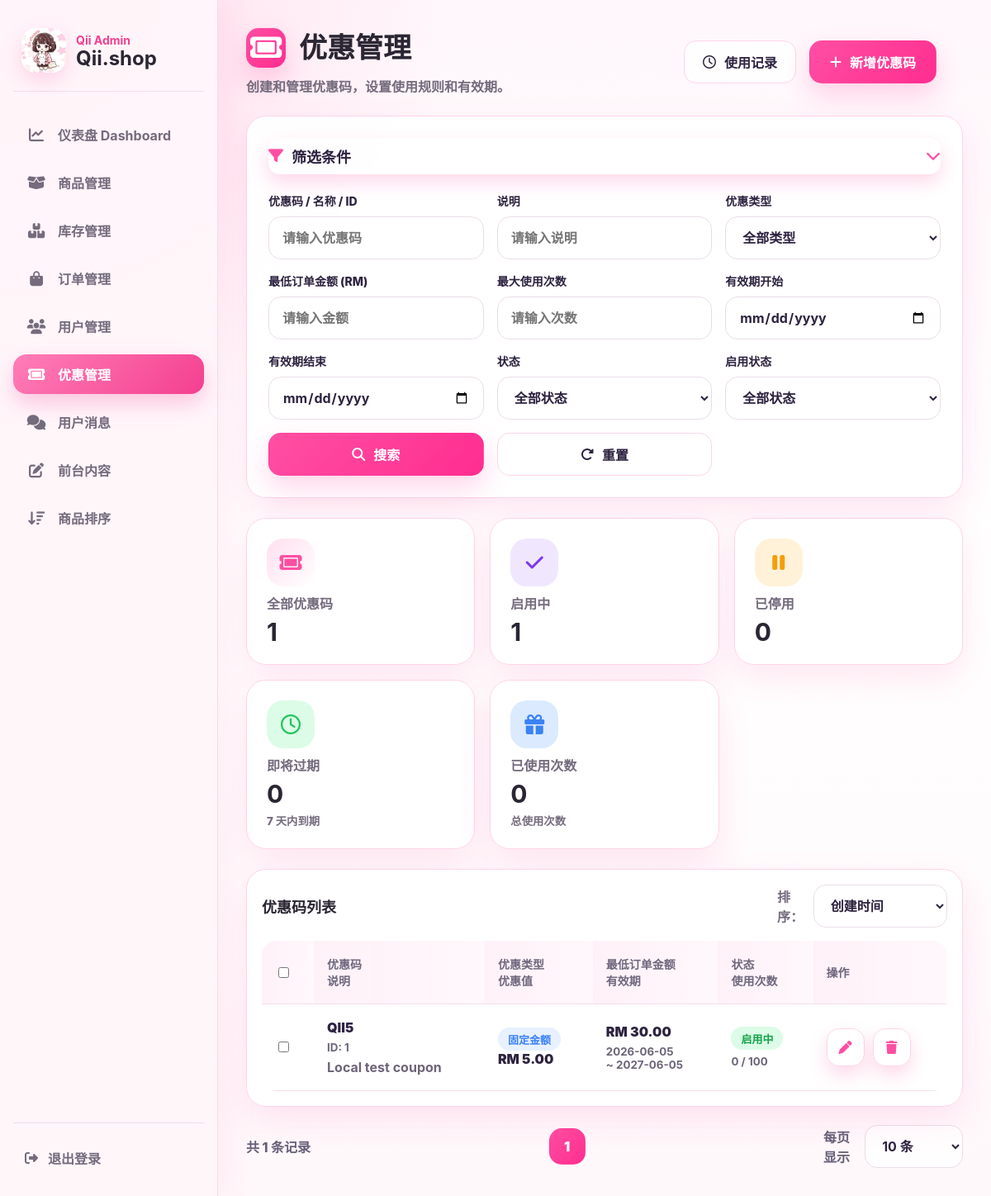
The page /a9sd8f7sd9f_admin/discount_center.php (signed in) on the database its author committed.
### tables this page shows
CREATE TABLE IF NOT EXISTS coupons (
  id INT AUTO_INCREMENT PRIMARY KEY,
  code VARCHAR(80) NOT NULL UNIQUE,
  description VARCHAR(255) NULL,
  discount_amount DECIMAL(10,2) NOT NULL DEFAULT 0.00,
  min_order DECIMAL(10,2) NOT NULL DEFAULT 0.00,
  start_date DATE NULL,
  end_date DATE NULL,
  status VARCHAR(30) NOT NULL DEFAULT 'active',
  max_usage INT NULL,
  used_count INT NOT NULL DEFAULT 0,
  created_at DATETIME NOT NULL DEFAULT CURRENT_TIMESTAMP
);

### a9sd8f7sd9f_admin/discount_center.php (the view, shortened to what this page needs)
<?php
require_once __DIR__ . '/config.php';
function coupon_type_label(array $coupon): string {
    $amount = (float)($coupon['discount_amount'] ?? 0);
    return '固定金额';
}
function coupon_value_text(array $coupon): string {
    $type = coupon_type_label($coupon);
    $amount = (float)($coupon['discount_amount'] ?? 0);
    return 'RM ' . number_format($amount, 2);
}
function coupon_status(array $coupon): array {
    $today = date('Y-m-d');
    return ['启用中', 'active'];
}
$search = trim($_GET['search'] ?? '');
$description = trim($_GET['description'] ?? '');
$minOrder = trim($_GET['min_order'] ?? '');
$maxUsage = trim($_GET['max_usage'] ?? '');
$startDate = trim($_GET['start_date'] ?? '');
$endDate = trim($_GET['end_date'] ?? '');
$sort = $_GET['sort'] ?? 'created_desc';
$limit = max(10, min(50, (int)($_GET['limit'] ?? 10)));
$page = max(1, (int)($_GET['page'] ?? 1));
$offset = ($page - 1) * $limit;
$where = [];
$params = [];
$whereSql = $where ? 'WHERE ' . implode(' AND ', $where) : '';
$orderSql = match ($sort) {
    'code_asc' => 'code ASC',
    'usage_desc' => 'used_count DESC',
    'end_asc' => 'end_date ASC',
    default => 'id DESC',
};
$countStmt = $pdo->prepare("SELECT COUNT(*) FROM coupons $whereSql");
$countStmt->execute($params);
$totalRows = (int)$countStmt->fetchColumn();
$totalPages = max(1, (int)ceil($totalRows / $limit));
$stmt = $pdo->prepare("SELECT * FROM coupons $whereSql ORDER BY $orderSql LIMIT $limit OFFSET $offset");
$stmt->execute($params);
$coupons = $stmt->fetchAll(PDO::FETCH_ASSOC);
$stats = [
    'all' => (int)$pdo->query("SELECT COUNT(*) FROM coupons")->fetchColumn(),
    'active' => (int)$pdo->query("SELECT COUNT(*) FROM coupons WHERE status='active' AND end_date >= CURDATE()")->fetchColumn(),
    'inactive' => (int)$pdo->query("SELECT COUNT(*) FROM coupons WHERE status!='active'")->fetchColumn(),
    'soon' => (int)$pdo->query("SELECT COUNT(*) FROM coupons WHERE end_date BETWEEN CURDATE() AND DATE_ADD(CURDATE(), INTERVAL 7 DAY)")->fetchColumn(),
    'used' => (int)$pdo->query("SELECT COALESCE(SUM(used_count),0) FROM coupons")->fetchColumn(),
];
?>
<!DOCTYPE html>
<html lang="zh-CN">
<head>
  <link rel="stylesheet" href="https://cdnjs.cloudflare.com/ajax/libs/font-awesome/6.5.0/css/all.min.css">
  <link rel="stylesheet" href="css/discount_admin.css?v=20260604b">
</head>
<body>
<?php include 'includes/admin_header.php'; ?>
<main class="main discount-page">
  <header class="discount-topbar">
    <div class="title-wrap">
      <h1><i class="fa-solid fa-ticket"></i> 优惠管理</h1>
      <p>创建和管理优惠码，设置使用规则和有效期。</p>
    </div>
    <a class="outline-action desktop-only" href="#coupon-list"><i class="fa-regular fa-clock"></i> 使用记录</a>
    <button class="primary-action" type="button" onclick="document.getElementById('couponCreate').classList.toggle('open')"><i class="fa-solid fa-plus"></i> 新增优惠码</button>
  </header>
  <section class="filter-panel glass-panel">
    <button class="filter-title" type="button" data-filter-toggle><span><i class="fa-solid fa-filter"></i> 筛选条件</span><i class="fa-solid fa-chevron-down"></i></button>
    <form method="get" class="discount-filter">
      <label><span>优惠码 / 名称 / ID</span><input name="search" value="<?= htmlspecialchars($search) ?>" placeholder="请输入优惠码"></label>
      <label><span>说明</span><input name="description" value="<?= htmlspecialchars($description) ?>" placeholder="请输入说明"></label>
      <label><span>优惠类型</span><select name="type"><option value="">全部类型</option></select></label>
      <label><span>最低订单金额 (RM)</span><input type="number" step="0.01" name="min_order" value="<?= htmlspecialchars($minOrder) ?>" placeholder="请输入金额"></label>
      <label><span>最大使用次数</span><input type="number" name="max_usage" value="<?= htmlspecialchars($maxUsage) ?>" placeholder="请输入次数"></label>
      <label><span>有效期开始</span><input type="date" name="start_date" value="<?= htmlspecialchars($startDate) ?>"></label>
      <label><span>有效期结束</span><input type="date" name="end_date" value="<?= htmlspecialchars($endDate) ?>"></label>
      <label><span>状态</span><select name="status"><option value="">全部状态</option></select></label>
      <label><span>启用状态</span><select name="enabled"><option value="">全部状态</option></select></label>
      <button type="submit" class="search-btn"><i class="fa-solid fa-magnifying-glass"></i> 搜索</button>
      <a href="discount_center.php" class="reset-btn"><i class="fa-solid fa-rotate-right"></i> 重置</a>
    </form>
  </section>
  <section class="discount-stats">
    <article><span><i class="fa-solid fa-ticket"></i></span><p>全部优惠码</p><strong><?= $stats['all'] ?></strong></article>
    <article class="purple"><span><i class="fa-solid fa-check"></i></span><p>启用中</p><strong><?= $stats['active'] ?></strong></article>
    <article class="orange"><span><i class="fa-solid fa-pause"></i></span><p>已停用</p><strong><?= $stats['inactive'] ?></strong></article>
    <article class="green"><span><i class="fa-regular fa-clock"></i></span><p>即将过期</p><strong><?= $stats['soon'] ?></strong><small>7 天内到期</small></article>
    <article class="blue"><span><i class="fa-solid fa-gift"></i></span><p>已使用次数</p><strong><?= number_format($stats['used']) ?></strong><small>总使用次数</small></article>
  </section>
  <section id="coupon-list" class="coupon-table-card glass-panel">
    <div class="table-head">
      <h2>优惠码列表</h2>
      <form method="get" class="sort-form">
        <label>排序：
          <select name="sort" onchange="this.form.submit()">
            <option value="created_desc" <?= $sort==='created_desc'?'selected':'' ?>>创建时间</option>
          </select>
        </label>
      </form>
    </div>
    <table>
      <thead>
        <tr>
          <th><input type="checkbox"></th>
          <th>优惠码<br>说明</th>
          <th>优惠类型<br>优惠值</th>
          <th>最低订单金额<br>有效期</th>
          <th>状态<br>使用次数</th>
          <th>操作</th>
        </tr>
      </thead>
      <tbody>
        <?php foreach ($coupons as $c): ?>
          <?php [$statusText, $statusClass] = coupon_status($c); $typeText = coupon_type_label($c); ?>
          <tr>
            <td class="coupon-check" data-label="选择"><input type="checkbox"></td>
            <td class="coupon-code" data-label="优惠码 / 说明"><strong><?= htmlspecialchars($c['code']) ?></strong><small>ID: <?= (int)$c['id'] ?></small><span><?= htmlspecialchars($c['description'] ?? '') ?></span></td>
            <td><span class="type-pill <?= $typeText === '免运费' ? 'ship' : ($typeText === '百分比折扣' ? 'percent' : 'fixed') ?>"><?= $typeText ?></span><strong><?= coupon_value_text($c) ?></strong></td>
            <td><strong>RM <?= number_format((float)($c['min_order'] ?? 0), 2) ?></strong><small><?= htmlspecialchars($c['start_date']) ?><br>~ <?= htmlspecialchars($c['end_date']) ?></small></td>
            <td><span class="status-pill <?= $statusClass ?>"><?= $statusText ?></span><small><?= (int)($c['used_count'] ?? 0) ?> / <?= $c['max_usage'] === null ? '不限' : (int)$c['max_usage'] ?></small></td>
            <td>
              <div class="coupon-actions">
                <button
                  type="button"
                  aria-label="编辑"
                  data-edit-coupon
                  data-id="<?= (int)$c['id'] ?>"
                  data-code="<?= htmlspecialchars($c['code'], ENT_QUOTES) ?>"
                  data-description="<?= htmlspecialchars($c['description'] ?? '', ENT_QUOTES) ?>"
                  data-discount_amount="<?= htmlspecialchars((string)$c['discount_amount'], ENT_QUOTES) ?>"
                  data-min_order="<?= htmlspecialchars((string)($c['min_order'] ?? ''), ENT_QUOTES) ?>"
                  data-max_usage="<?= htmlspecialchars((string)($c['max_usage'] ?? ''), ENT_QUOTES) ?>"
                  data-start_date="<?= htmlspecialchars((string)$c['start_date'], ENT_QUOTES) ?>"
                  data-end_date="<?= htmlspecialchars((string)$c['end_date'], ENT_QUOTES) ?>"
                  data-status="<?= htmlspecialchars((string)$c['status'], ENT_QUOTES) ?>"
                ><i class="fa-solid fa-pen"></i></button>
                <form method="post" onsubmit="return confirm('确定删除这个优惠码吗？');">
                  <button type="submit" aria-label="删除" class="delete-btn">
  <i class="fa-solid fa-trash"></i>
</button>
                </form>
              </div>
            </td>
          </tr>
        <?php endforeach; ?>
      </tbody>
    </table>
  </section>
  <footer class="discount-footer">
    <span>共 <?= $totalRows ?> 条记录</span>
    <nav>
      <?php for ($i = 1; $i <= $totalPages; $i++): ?>
        <a class="<?= $i === $page ? 'active' : '' ?>" href="?<?= http_build_query(array_merge($_GET, ['page' => $i])) ?>"><?= $i ?></a>
      <?php endfor; ?>
    </nav>
    <form method="get" class="limit-form">
      <span>每页显示</span>
      <select name="limit" onchange="this.form.submit()">
        <option value="10" <?= $limit===10?'selected':'' ?>>10 条</option>
      </select>
    </form>
  </footer>
</main>
</body>
</html>

### a9sd8f7sd9f_admin/includes/admin_layout.css (style rules this page uses)
:root { --pink: #f43f8f; --pink-strong: #ec2f83; --pink-soft: #fff0f7; --pink-tint: #ffe3ef; --ink: #2b2633; --muted: #746b7d; --line: #f4dce8; --panel: rgba(255, 255, 255, 0.92); --shadow: 0 16px 42px rgba(244, 63, 143, 0.12); }
* { box-sizing: border-box; }
body { margin: 0; font-family: "Inter", "Microsoft YaHei", "PingFang SC", Arial, sans-serif; background: radial-gradient(circle at top left, rgba(255, 213, 230, 0.85), transparent 34rem), linear-gradient(180deg, #fff7fb 0%, #fff 48%, #fff8fb 100%); color: var(--ink); }
.main, .main-content { margin-left: 264px; padding: 34px; }
button, .button, .btn-update, .btn-view, .btn-delete { border: 0; border-radius: 14px; background: var(--pink); color: #fff; font-weight: 700; cursor: pointer; box-shadow: 0 10px 22px rgba(244, 63, 143, 0.2); }
input, select, textarea { border: 1px solid var(--line); border-radius: 12px; background: #fff; color: var(--ink); }

### rows shown on the page
coupons: id "1", used_count "0", code "QII5", description "Local test coupon", typeText "固定金额", discount_amount "RM 5.00", min_order "30.00", start_date "2026-06-05", end_date "2027-06-05", statusText "启用中", max_usage "100"

### other values the page prints
$item['label'] "仪表盘 Dashboard"
$item['label'] "商品管理"
$item['label'] "库存管理"
$item['label'] "订单管理"
$item['label'] "用户管理"
$item['label'] "优惠管理"
$item['label'] "用户消息"
$totalRows "1"
